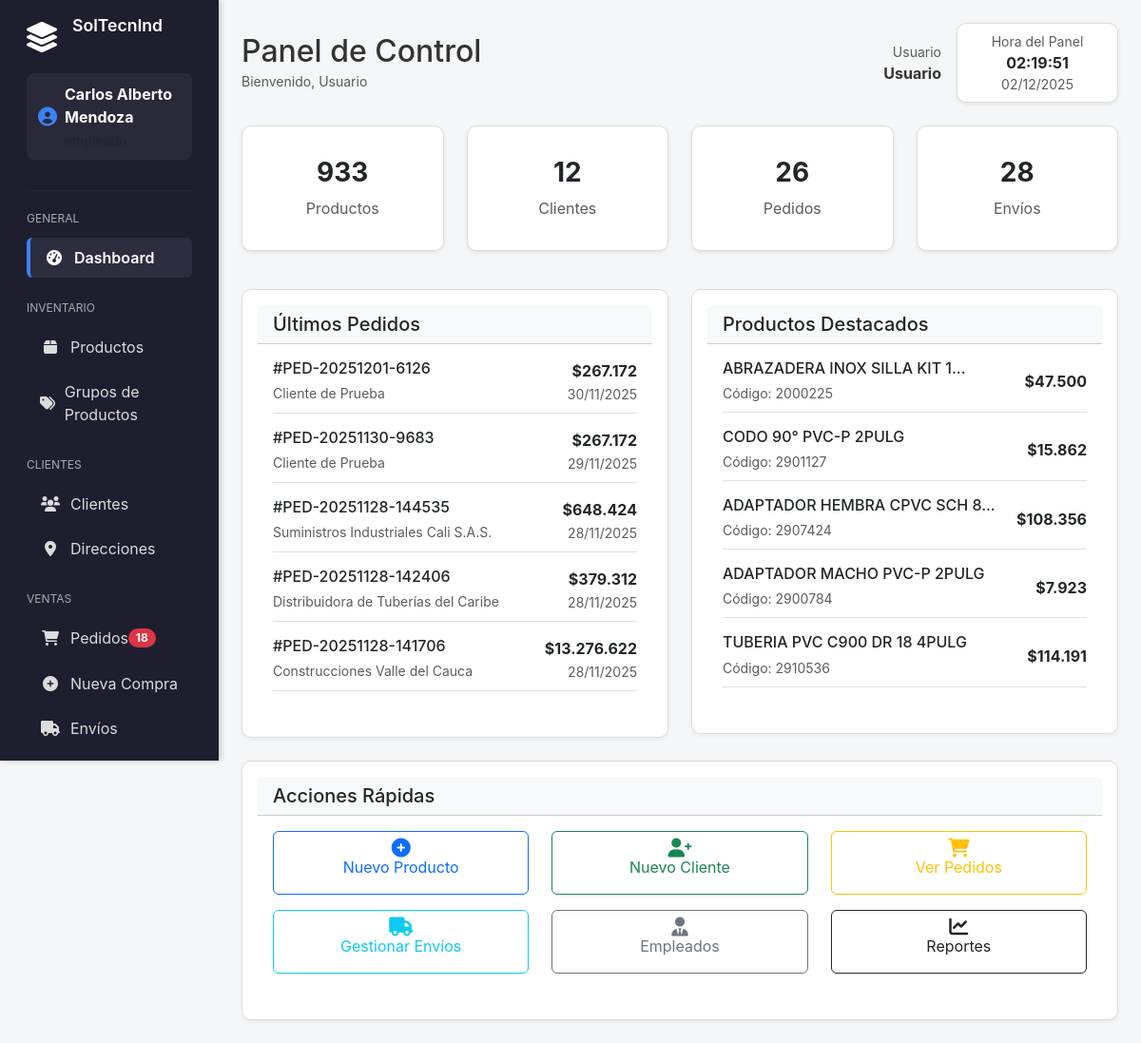
The page /admin/dashboard.php (signed in) on the database its author committed.
### tables this page shows
CREATE TABLE `pedidos` (
  `id` int(11) NOT NULL,
  `numero_documento` varchar(50) NOT NULL COMMENT 'Número único compartido con orden_venta',
  `cliente_id` int(11) NOT NULL,
  `empleado_id` int(11) DEFAULT NULL,
  `estado` enum('borrador','confirmado','en_preparacion','listo_envio','enviado','entregado','cancelado') DEFAULT 'borrador',
  `fecha_pedido` datetime DEFAULT current_timestamp(),
  `fecha_entrega_estimada` date DEFAULT NULL,
  `subtotal` decimal(12,2) NOT NULL DEFAULT 0.00,
  `descuento_porcentaje` decimal(5,2) NOT NULL DEFAULT 0.00,
  `descuento_total` decimal(12,2) DEFAULT 0.00,
  `impuestos_total` decimal(12,2) DEFAULT 0.00,
  `total` decimal(12,2) NOT NULL DEFAULT 0.00,
  `direccion_entrega_id` int(11) DEFAULT NULL,
  `observaciones` text DEFAULT NULL,
  `pedido_template` tinyint(1) DEFAULT 0 COMMENT 'Marcar como plantilla para re-pedidos',
  `nombre_template` varchar(100) DEFAULT NULL COMMENT 'Nombre de la plantilla',
  `created_at` timestamp NOT NULL DEFAULT current_timestamp(),
  `updated_at` timestamp NOT NULL DEFAULT current_timestamp() ON UPDATE current_timestamp()
);

CREATE TABLE `clientes` (
  `id` int(11) NOT NULL,
  `nombre` varchar(255) NOT NULL,
  `numero_documento` varchar(50) NOT NULL,
  `tipo_documento` enum('CC','NIT','CE','TI') DEFAULT 'CC',
  `email` varchar(255) DEFAULT NULL,
  `telefono` varchar(20) DEFAULT NULL,
  `direccion_principal` text DEFAULT NULL,
  `ciudad` varchar(100) DEFAULT NULL,
  `contacto_principal` varchar(255) DEFAULT NULL,
  `empleado_asignado` int(11) DEFAULT NULL,
  `activo` tinyint(1) DEFAULT 1,
  `created_at` timestamp NOT NULL DEFAULT current_timestamp(),
  `updated_at` timestamp NOT NULL DEFAULT current_timestamp() ON UPDATE current_timestamp()
);

### admin/dashboard.php (the view, shortened to what this page needs)
<?php
$user_name = $_SESSION['user_name'] ?? $_SESSION['username'] ?? 'Usuario';
$server_dt = new DateTime('now', new DateTimeZone(date_default_timezone_get()));
require_once '../includes/LayoutManager.php';
$pdo = getConnection();
function getStatsData(PDO $pdo): array {
    $queries = [
        'total_productos' => "SELECT COUNT(*) AS total FROM productos",
        'total_clientes' => "SELECT COUNT(*) AS total FROM clientes WHERE activo = 1",
        'total_pedidos' => "SELECT COUNT(*) AS total FROM pedidos",
        'total_envios' => "SELECT COUNT(*) AS total FROM envios"
    ];
    $stats = [];
    foreach ($queries as $key => $sql) {
        try {
            $stmt = $pdo->query($sql);
            $result = $stmt->fetch();
            $stats[$key] = (int)($result['total'] ?? 0);
        } catch (PDOException $e) {
            error_log("Error en $key: " . $e->getMessage());
            $stats[$key] = 0;
        }
    }
    return $stats;
}
function getPedidosRecientes(PDO $pdo): array {
    try {
        $stmt = $pdo->prepare("
            SELECT p.numero_documento, p.fecha_pedido, p.estado, p.total, c.nombre AS cliente
            FROM pedidos p
            INNER JOIN clientes c ON p.cliente_id = c.id
            ORDER BY p.created_at DESC
            LIMIT 5
        ");
        $stmt->execute();
        return $stmt->fetchAll();
    } catch (PDOException $e) {
        error_log("Error al obtener pedidos recientes: " . $e->getMessage());
        return [];
    }
}
function getProductosPopulares(PDO $pdo): array {
    try {
        $stmt = $pdo->prepare("
            SELECT
                pr.codigo,
                pr.descripcion,
                pr.precio,
                COALESCE(SUM(dp.cantidad), 0) AS total_vendido
            FROM productos pr
            LEFT JOIN detalle_pedidos dp ON dp.producto_id = pr.id
            LEFT JOIN pedidos p ON dp.pedido_id = p.id AND p.estado NOT IN ('borrador', 'cancelado')
            GROUP BY pr.id
            ORDER BY total_vendido DESC, pr.precio DESC
            LIMIT 5
        ");
        $stmt->execute();
        return $stmt->fetchAll();
    } catch (PDOException $e) {
        error_log("Error al obtener productos populares: " . $e->getMessage());
        return [];
    }
}
$stats_data = getStatsData($pdo);
$pedidos_recientes = getPedidosRecientes($pdo);
$productos_populares = getProductosPopulares($pdo);
?>
<div class="d-flex justify-content-between align-items-center mb-4">
    <div>
        <h2 class="mb-0">Panel de Control</h2>
        <small class="text-muted">Bienvenido, <?= htmlspecialchars($user_name) ?></small>
    </div>
    <div class="d-flex align-items-center">
        <div class="me-3 text-end d-none d-md-block">
            <div class="small text-muted">Usuario</div>
            <div class="fw-bold"><?= htmlspecialchars($user_name) ?></div>
        </div>
        <div class="card bg-white shadow-sm p-2 text-center" id="userClock" style="min-width:170px;">
            <div class="small text-muted">Hora del Panel</div>
            <div class="fw-bold" id="clockDisplay"><?= $server_dt->format('H:i:s') ?></div>
            <div class="small text-muted" id="clockDate"><?= $server_dt->format('d/m/Y') ?></div>
        </div>
    </div>
</div>
<div class="row mb-4 stats-card">
    <?php foreach ([
        'Productos' => $stats_data['total_productos'],
        'Clientes' => $stats_data['total_clientes'],
        'Pedidos' => $stats_data['total_pedidos'],
        'Envíos' => $stats_data['total_envios']
    ] as $label => $value): ?>
        <div class="col-md-3 mb-3">
            <div class="card bg-white shadow-sm">
                <div class="card-body text-center">
                    <h3 class="fw-bold mb-2"><?= number_format($value) ?></h3>
                    <p class="mb-0 text-muted"><?= htmlspecialchars($label) ?></p>
                </div>
            </div>
        </div>
    <?php endforeach; ?>
</div>
<div class="row">
    <div class="col-md-6 mb-4">
        <div class="card">
            <div class="card-header bg-light">
                <h5 class="card-title mb-0">Últimos Pedidos</h5>
            </div>
            <div class="card-body">
                <?php if (!$pedidos_recientes): ?>
                    <p class="text-center text-muted py-4 mb-0">No hay pedidos recientes</p>
                <?php else: ?>
                    <?php foreach ($pedidos_recientes as $p): ?>
                        <div class="d-flex justify-content-between align-items-center mb-3 pb-2 border-bottom">
                            <div>
                                <h6 class="mb-1">#<?= htmlspecialchars($p['numero_documento']) ?></h6>
                                <small class="text-muted"><?= htmlspecialchars($p['cliente']) ?></small>
                            </div>
                            <div class="text-end">
                                <div class="fw-bold">$<?= number_format($p['total'], 0, ',', '.') ?></div>
                                <small class="text-muted"><?= date('d/m/Y', strtotime($p['fecha_pedido'])) ?></small>
                            </div>
                        </div>
                    <?php endforeach; ?>
                <?php endif; ?>
            </div>
        </div>
    </div>
    <div class="col-md-6 mb-4">
        <div class="card">
            <div class="card-header bg-light">
                <h5 class="card-title mb-0">Productos Destacados</h5>
            </div>
            <div class="card-body">
                <?php if (!$productos_populares): ?>
                    <p class="text-center text-muted py-4 mb-0">No hay datos disponibles</p>
                <?php else: ?>
                    <?php foreach ($productos_populares as $prod): ?>
                        <div class="d-flex justify-content-between align-items-center mb-3 pb-2 border-bottom">
                            <div>
                                <h6 class="mb-1"><?= htmlspecialchars(mb_strimwidth($prod['descripcion'], 0, 30, '...')) ?></h6>
                                <small class="text-muted">Código: <?= htmlspecialchars($prod['codigo']) ?></small>
                            </div>
                            <div class="text-end">
                                <div class="fw-bold">$<?= number_format($prod['precio'], 0, ',', '.') ?></div>
                            </div>
                        </div>
                    <?php endforeach; ?>
                <?php endif; ?>
            </div>
        </div>
    </div>
</div>
<div class="row">
    <div class="col-12">
        <div class="card">
            <div class="card-header bg-light">
                <h5 class="card-title mb-0">Acciones Rápidas</h5>
            </div>
            <div class="card-body">
                <div class="row">
                    <?php
                    $acciones = [
                        ['productos.php?action=add', 'primary', 'plus-circle', 'Nuevo Producto'],
                        ['clientes.php?action=add', 'success', 'user-plus', 'Nuevo Cliente'],
                        ['pedidos.php', 'warning', 'shopping-cart', 'Ver Pedidos'],
                        ['envios.php', 'info', 'truck', 'Gestionar Envíos'],
                        ['empleados.php', 'secondary', 'user-tie', 'Empleados'],
                        ['reportes.php', 'dark', 'chart-line', 'Reportes']
                    ];
                    foreach ($acciones as [$link, $color, $icon, $text]): ?>
                        <div class="col-md-4 mb-3">
                            <a href="<?= $link ?>" class="btn btn-outline-<?= $color ?> w-100 py-3 text-decoration-none">
                                <i class="fas fa-<?= $icon ?> fa-lg mb-2 d-block"></i>
                                <span><?= $text ?></span>
                            </a>
                        </div>
                    <?php endforeach; ?>
                </div>
            </div>
        </div>
    </div>
</div>

### rows shown on the page
pedidos: numero_documento "PED-20251201-6126", cliente.nombre "Cliente de Prueba", total "267.172", fecha_pedido "30/11/2025"
pedidos: numero_documento "PED-20251130-9683", cliente.nombre "Cliente de Prueba", total "267.172", fecha_pedido "29/11/2025"
pedidos: numero_documento "PED-20251128-144535", cliente.nombre "Suministros Industriales Cali S.A.S.", total "648.424", fecha_pedido "28/11/2025"
pedidos: numero_documento "PED-20251128-142406", cliente.nombre "Distribuidora de Tuberías del Caribe", total "379.312", fecha_pedido "28/11/2025"
pedidos: numero_documento "PED-20251128-141706", cliente.nombre "Construcciones Valle del Cauca", total "13.276.622", fecha_pedido "28/11/2025"

### other values the page prints
$config['title'] "SolTecnInd"
$_SESSION['nombre'] "Carlos Alberto Mendoza"
$cat "GENERAL"
$item['text'] "Dashboard"
$cat "INVENTARIO"
$item['text'] "Productos"
$item['text'] "Grupos de Productos"
$cat "CLIENTES"
$item['text'] "Clientes"
$item['text'] "Direcciones"
$cat "VENTAS"
$item['text'] "Pedidos"
$count "18"
$item['text'] "Nueva Compra"
$item['text'] "Envíos"
